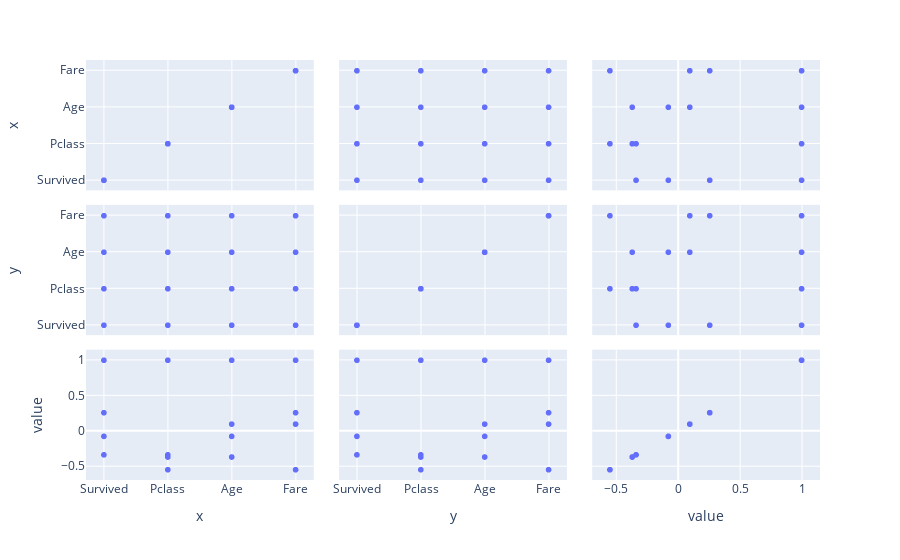

This figure's notebook cell:
### Code cell
data = pd.read_csv('Titanic Data.csv')
columns = ['Survived', 'Pclass', 'Sex', 'Age','Ticket','Fare'] 
corr = data[columns].corr()
corr = pd.melt(corr.reset_index(), id_vars='index') # Unpivot the dataframe, so we can get pair of arrays for x and y

fig = px.scatter_matrix(corr)
fig.show()

### Figure 1 — Plotly figure (JSON) as saved in the notebook; plotly's stock layout.template omitted (floating-point values rounded to 4 significant figures)
{"data": [{"dimensions": [{"axis": {"matches": true}, "label": "x", "values": ["Survived", "Pclass", "Age", "Fare", "Survived", "Pclass", "Age", "Fare", "Survived", "Pclass", "Age", "Fare", "Survived", "Pclass", "Age", "Fare"]}, {"axis": {"matches": true}, "label": "y", "values": ["Survived", "Survived", "Survived", "Survived", "Pclass", "Pclass", "Pclass", "Pclass", "Age", "Age", "Age", "Age", "Fare", "Fare", "Fare", "Fare"]}, {"axis": {"matches": true}, "label": "value", "values": [1, -0.3385, -0.07722, 0.2573, -0.3385, 1, -0.3692, -0.5495, -0.07722, -0.3692, 1, 0.09607, 0.2573, -0.5495, 0.09607, 1]}], "hovertemplate": "%{xaxis.title.text}=%{x}<br>%{yaxis.title.text}=%{y}<extra></extra>", "legendgroup": "", "marker": {"color": "#636efa", "symbol": "circle"}, "name": "", "showlegend": false, "type": "splom"}], "layout": {"dragmode": "select", "legend": {"tracegroupgap": 0}, "margin": {"t": 60}}}
